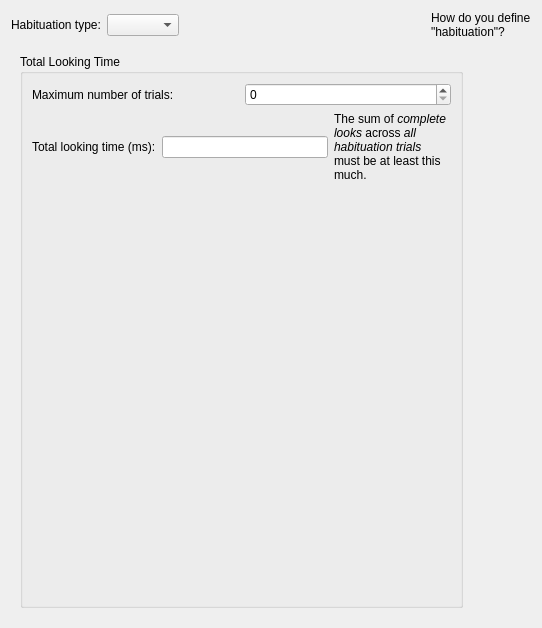
<?xml version="1.0" encoding="UTF-8"?>
<ui version="4.0">
 <class>HHabituationSetupForm</class>
 <widget class="QWidget" name="HHabituationSetupForm">
  <property name="geometry">
   <rect>
    <x>0</x>
    <y>0</y>
    <width>542</width>
    <height>628</height>
   </rect>
  </property>
  <property name="windowTitle">
   <string>Form</string>
  </property>
  <layout class="QVBoxLayout" name="verticalLayout_9">
   <item>
    <layout class="QHBoxLayout" name="horizontalLayout">
     <item>
      <widget class="QLabel" name="label">
       <property name="text">
        <string>Habituation type:</string>
       </property>
      </widget>
     </item>
     <item>
      <widget class="QComboBox" name="comboHabituationType"/>
     </item>
     <item>
      <spacer name="horizontalSpacer_3">
       <property name="orientation">
        <enum>Qt::Horizontal</enum>
       </property>
       <property name="sizeHint" stdset="0">
        <size>
         <width>40</width>
         <height>20</height>
        </size>
       </property>
      </spacer>
     </item>
     <item>
      <widget class="QLabel" name="label_2">
       <property name="text">
        <string>How do you define &quot;habituation&quot;?</string>
       </property>
       <property name="wordWrap">
        <bool>true</bool>
       </property>
      </widget>
     </item>
    </layout>
   </item>
   <item>
    <widget class="QStackedWidget" name="stackHabituationSettings">
     <property name="sizePolicy">
      <sizepolicy hsizetype="Maximum" vsizetype="Preferred">
       <horstretch>0</horstretch>
       <verstretch>0</verstretch>
      </sizepolicy>
     </property>
     <property name="currentIndex">
      <number>1</number>
     </property>
     <widget class="QWidget" name="page_2">
      <layout class="QVBoxLayout" name="verticalLayout_2">
       <item>
        <widget class="QGroupBox" name="groupBox_2">
         <property name="title">
          <string>Habituation Criteria Settings</string>
         </property>
         <layout class="QVBoxLayout" name="verticalLayout_11">
          <item>
           <layout class="QVBoxLayout" name="verticalLayout_6">
            <item>
             <layout class="QHBoxLayout" name="horizontalLayout_10">
              <item>
               <widget class="QLabel" name="label_13">
                <property name="text">
                 <string>Maximum number of trials:</string>
                </property>
               </widget>
              </item>
              <item>
               <widget class="QSpinBox" name="spinBoxMaxNumberOfHabituationTrials"/>
              </item>
             </layout>
            </item>
            <item>
             <widget class="QFrame" name="frame">
              <property name="frameShape">
               <enum>QFrame::StyledPanel</enum>
              </property>
              <property name="frameShadow">
               <enum>QFrame::Raised</enum>
              </property>
              <layout class="QVBoxLayout" name="verticalLayout_4">
               <item>
                <layout class="QHBoxLayout" name="horizontalLayout_5">
                 <item>
                  <layout class="QVBoxLayout" name="verticalLayout_3">
                   <item>
                    <widget class="QRadioButton" name="rbUseFirstWindow">
                     <property name="toolTip">
                      <string>&lt;html&gt;&lt;head/&gt;&lt;body&gt;&lt;p&gt;Habit will use total looking time from the &lt;span style=&quot; font-style:italic;&quot;&gt;first full window&lt;/span&gt; as the basis for habituation.&lt;/p&gt;&lt;/body&gt;&lt;/html&gt;</string>
                     </property>
                     <property name="text">
                      <string>Use first window</string>
                     </property>
                    </widget>
                   </item>
                   <item>
                    <widget class="QRadioButton" name="rbUseMaxWindow">
                     <property name="toolTip">
                      <string>&lt;html&gt;&lt;head/&gt;&lt;body&gt;&lt;p&gt;Habit will use the window with the &lt;span style=&quot; font-style:italic;&quot;&gt;most looking time&lt;/span&gt; as the basis for habituation.&lt;/p&gt;&lt;/body&gt;&lt;/html&gt;</string>
                     </property>
                     <property name="text">
                      <string>Use max window</string>
                     </property>
                    </widget>
                   </item>
                  </layout>
                 </item>
                 <item>
                  <widget class="QLabel" name="label_5">
                   <property name="text">
                    <string>Choose the method used for determining the basis for habituation. Total looking in the basis window will be used, along with the settings below, to determine when habituation is achieved. </string>
                   </property>
                   <property name="wordWrap">
                    <bool>true</bool>
                   </property>
                  </widget>
                 </item>
                </layout>
               </item>
               <item>
                <layout class="QHBoxLayout" name="horizontalLayout_4">
                 <item>
                  <widget class="QCheckBox" name="cbxRequireMinBasisValue">
                   <property name="toolTip">
                    <string>&lt;html&gt;&lt;head/&gt;&lt;body&gt;&lt;p&gt;Require a &lt;span style=&quot; font-style:italic;&quot;&gt;minimum amount of looking &lt;/span&gt;for a basis window. If &lt;span style=&quot; font-style:italic;&quot;&gt;first window&lt;/span&gt; is selected, then the first window &lt;span style=&quot; font-style:italic;&quot;&gt;which passes this test&lt;/span&gt; will be used as the basis.&lt;/p&gt;&lt;/body&gt;&lt;/html&gt;</string>
                   </property>
                   <property name="text">
                    <string>Require minimum basis value</string>
                   </property>
                  </widget>
                 </item>
                 <item>
                  <widget class="QLineEdit" name="lineeditMinBasisValue"/>
                 </item>
                 <item>
                  <widget class="QLabel" name="label_4">
                   <property name="text">
                    <string>ms</string>
                   </property>
                  </widget>
                 </item>
                </layout>
               </item>
              </layout>
             </widget>
            </item>
            <item>
             <widget class="QFrame" name="frame_2">
              <property name="frameShape">
               <enum>QFrame::StyledPanel</enum>
              </property>
              <property name="frameShadow">
               <enum>QFrame::Raised</enum>
              </property>
              <layout class="QVBoxLayout" name="verticalLayout_5">
               <item>
                <layout class="QHBoxLayout" name="horizontalLayout_6">
                 <item>
                  <widget class="QLabel" name="label_6">
                   <property name="text">
                    <string>Percentage</string>
                   </property>
                  </widget>
                 </item>
                 <item>
                  <widget class="QSpinBox" name="spinPercentage">
                   <property name="value">
                    <number>50</number>
                   </property>
                  </widget>
                 </item>
                 <item>
                  <widget class="QLabel" name="label_7">
                   <property name="text">
                    <string>&lt;html&gt;&lt;head/&gt;&lt;body&gt;&lt;p&gt;Habituation is achieved if the sum of looking in a window &lt;span style=&quot; font-style:italic;&quot;&gt;falls to this percentage (or less)&lt;/span&gt; of the sum of looking in the basis window.&lt;/p&gt;&lt;/body&gt;&lt;/html&gt;</string>
                   </property>
                   <property name="wordWrap">
                    <bool>true</bool>
                   </property>
                  </widget>
                 </item>
                </layout>
               </item>
               <item>
                <widget class="QCheckBox" name="cbxExcludeBasisWindow">
                 <property name="toolTip">
                  <string>&lt;html&gt;&lt;head/&gt;&lt;body&gt;&lt;p&gt;When using a &lt;span style=&quot; font-style:italic;&quot;&gt;sliding window&lt;/span&gt;, the trials used as the basis are not used when computing percentage and testing for habituation. This has no effect when using a &lt;span style=&quot; font-style:italic;&quot;&gt;fixed window.&lt;/span&gt;&lt;/p&gt;&lt;/body&gt;&lt;/html&gt;</string>
                 </property>
                 <property name="text">
                  <string>Exclude basis window when computing percentage</string>
                 </property>
                </widget>
               </item>
              </layout>
             </widget>
            </item>
            <item>
             <widget class="QFrame" name="frame_3">
              <property name="frameShape">
               <enum>QFrame::StyledPanel</enum>
              </property>
              <property name="frameShadow">
               <enum>QFrame::Raised</enum>
              </property>
              <layout class="QHBoxLayout" name="horizontalLayout_7">
               <item>
                <layout class="QFormLayout" name="formLayout">
                 <item row="0" column="0">
                  <widget class="QLabel" name="label_8">
                   <property name="text">
                    <string>Window Type:</string>
                   </property>
                  </widget>
                 </item>
                 <item row="0" column="1">
                  <widget class="QComboBox" name="comboWindowType">
                   <property name="toolTip">
                    <string>&lt;html&gt;&lt;head/&gt;&lt;body&gt;&lt;p&gt;For a &lt;span style=&quot; font-style:italic;&quot;&gt;fixed window, &lt;/span&gt;windows are [&lt;span style=&quot; font-style:italic;&quot;&gt;1,2,...,size], [size+1,...,2*size],...&lt;/span&gt;&lt;/p&gt;&lt;p&gt;For a &lt;span style=&quot; font-style:italic;&quot;&gt;sliding window, &lt;/span&gt;windows are &lt;span style=&quot; font-style:italic;&quot;&gt;[1,2,...size], [2,3,...,size+1],...&lt;/span&gt;&lt;/p&gt;&lt;/body&gt;&lt;/html&gt;</string>
                   </property>
                  </widget>
                 </item>
                 <item row="1" column="0">
                  <widget class="QLabel" name="label_9">
                   <property name="text">
                    <string>Window size (trials):</string>
                   </property>
                  </widget>
                 </item>
                 <item row="1" column="1">
                  <widget class="QSpinBox" name="spinWindowSize">
                   <property name="minimum">
                    <number>1</number>
                   </property>
                   <property name="value">
                    <number>3</number>
                   </property>
                  </widget>
                 </item>
                </layout>
               </item>
               <item>
                <widget class="QLabel" name="label_10">
                 <property name="text">
                  <string>&lt;html&gt;&lt;head/&gt;&lt;body&gt;&lt;p&gt;Specify your definition of a &lt;span style=&quot; font-style:italic;&quot;&gt;window. &lt;/span&gt;&lt;/p&gt;&lt;/body&gt;&lt;/html&gt;</string>
                 </property>
                 <property name="wordWrap">
                  <bool>true</bool>
                 </property>
                </widget>
               </item>
              </layout>
             </widget>
            </item>
           </layout>
          </item>
         </layout>
        </widget>
       </item>
      </layout>
     </widget>
     <widget class="QWidget" name="page_3">
      <layout class="QVBoxLayout" name="verticalLayout_8">
       <item>
        <widget class="QGroupBox" name="groupBox_3">
         <property name="title">
          <string>Total Looking Time</string>
         </property>
         <layout class="QVBoxLayout" name="verticalLayout">
          <item>
           <layout class="QVBoxLayout" name="verticalLayout_7">
            <item>
             <layout class="QHBoxLayout" name="horizontalLayout_11">
              <item>
               <widget class="QLabel" name="label_14">
                <property name="text">
                 <string>Maximum number of trials:</string>
                </property>
               </widget>
              </item>
              <item>
               <widget class="QSpinBox" name="spinBoxMaximumNumberOfTotalLookingTrials"/>
              </item>
             </layout>
            </item>
            <item>
             <layout class="QHBoxLayout" name="horizontalLayout_8">
              <item>
               <widget class="QLabel" name="label_11">
                <property name="text">
                 <string>Total looking time (ms):</string>
                </property>
               </widget>
              </item>
              <item>
               <widget class="QLineEdit" name="lineeditTotalLookingTime"/>
              </item>
              <item>
               <widget class="QLabel" name="label_12">
                <property name="text">
                 <string>&lt;html&gt;&lt;head/&gt;&lt;body&gt;&lt;p&gt;The sum of &lt;span style=&quot; font-style:italic;&quot;&gt;complete looks&lt;/span&gt; across &lt;span style=&quot; font-style:italic;&quot;&gt;all habituation trials&lt;/span&gt; must be at least this much.&lt;/p&gt;&lt;/body&gt;&lt;/html&gt;</string>
                </property>
                <property name="wordWrap">
                 <bool>true</bool>
                </property>
               </widget>
              </item>
             </layout>
            </item>
            <item>
             <spacer name="verticalSpacer_3">
              <property name="orientation">
               <enum>Qt::Vertical</enum>
              </property>
              <property name="sizeHint" stdset="0">
               <size>
                <width>20</width>
                <height>313</height>
               </size>
              </property>
             </spacer>
            </item>
           </layout>
          </item>
         </layout>
        </widget>
       </item>
      </layout>
     </widget>
    </widget>
   </item>
  </layout>
 </widget>
 <resources/>
 <connections/>
</ui>
